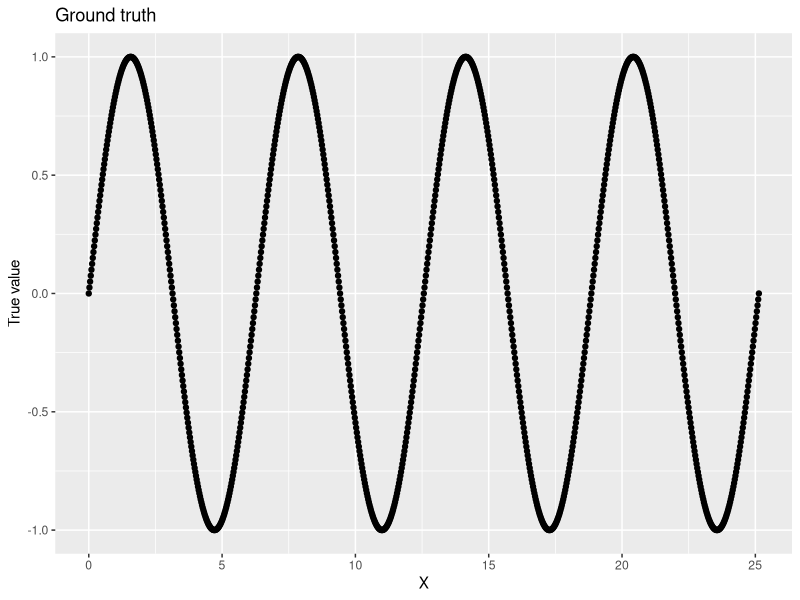
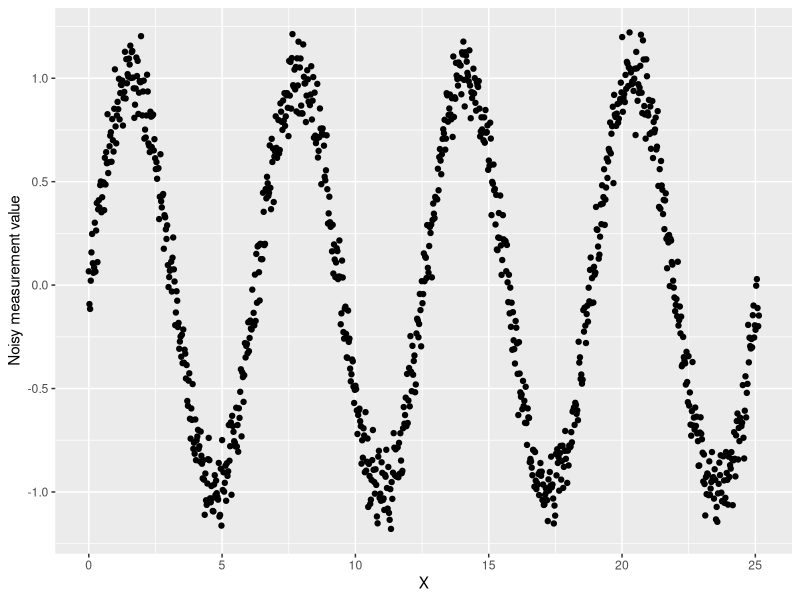
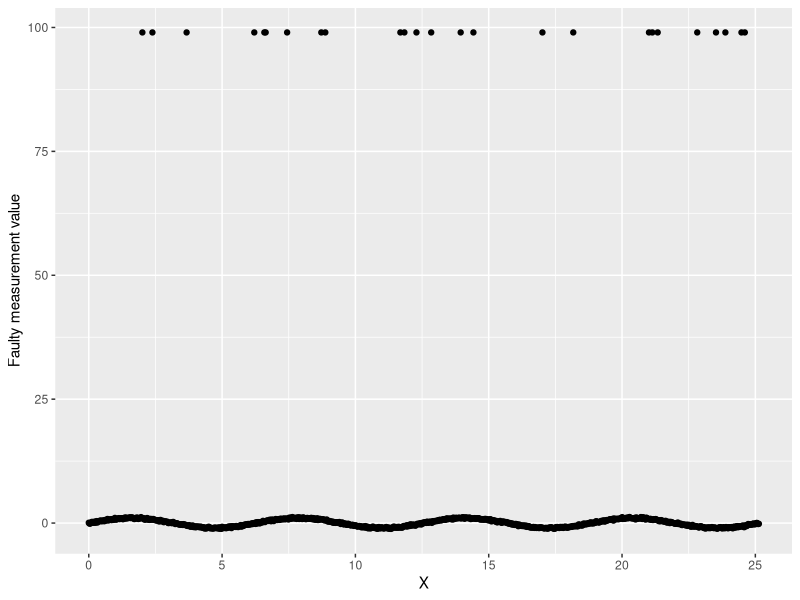
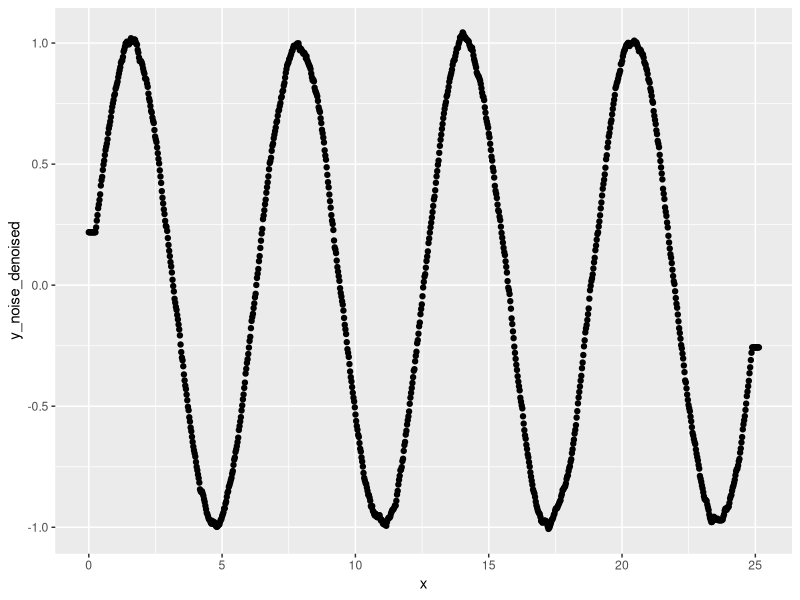
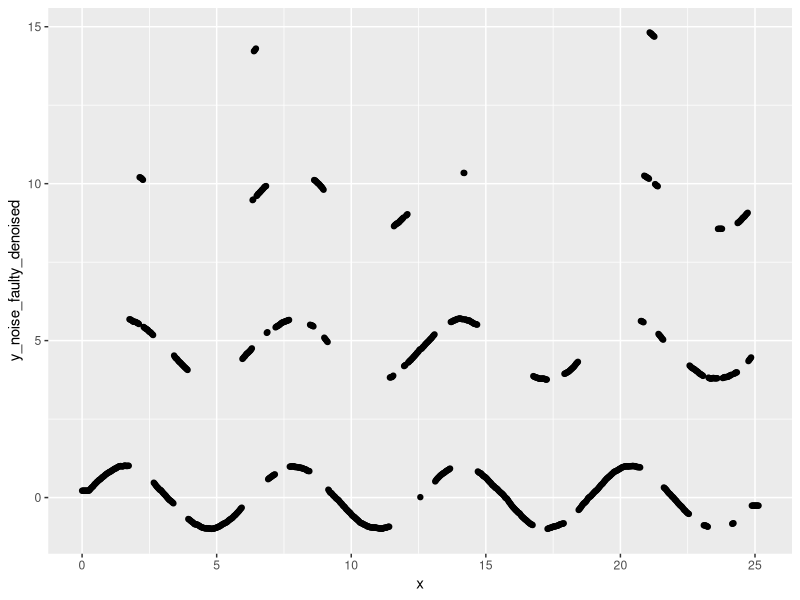
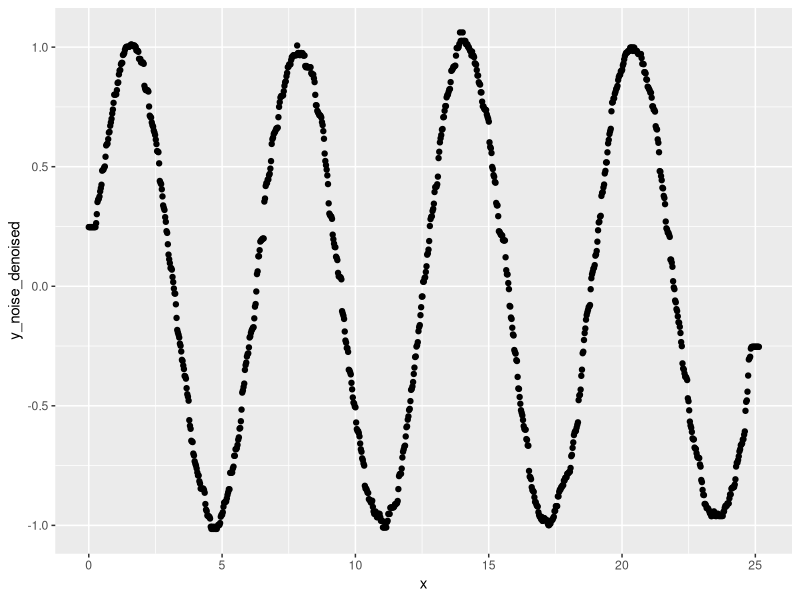
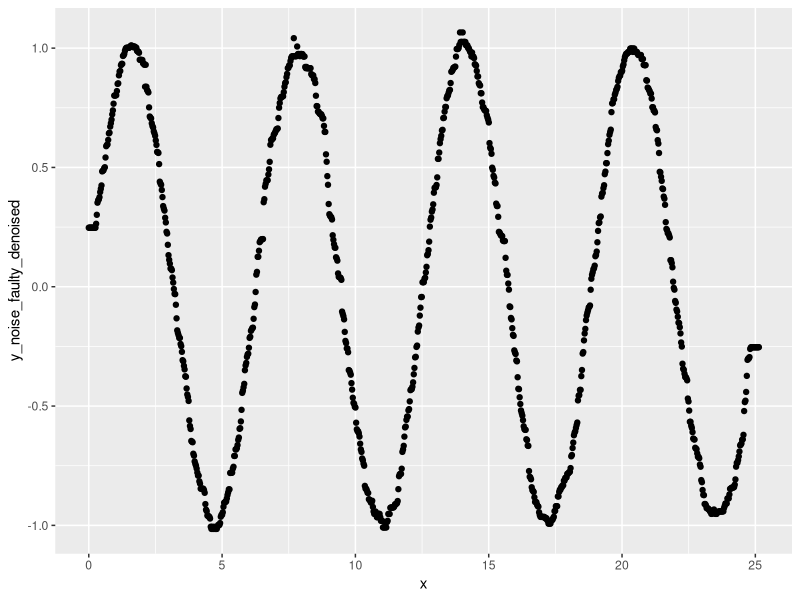

Generate these figures, in order, with R:
## ---- chunk 1
library(tidyverse)
## ---- chunk 2
# Resolution gives the number of measurements in our signal.
resolution <- 1000
# x_range_min gives the minimum x value in our signal.
x_range_min <- 0
# x_range_max gives the maximum x value in our signal.
x_range_max <- (8 * pi)
# Generate our signal x,y:
x <- (seq(from=x_range_min, to=resolution) / resolution) * x_range_max
y <- sin(x)
# Create a data frame
data <- data.frame(x=x, y_true=y)
## ---- chunk 3
ggplot(data, aes(x = x, y = y_true)) +
  geom_point() +
  labs(
    x = "X",
    y = "True value",
    title = "Ground truth"
  )
## ---- chunk 4
# noise_sd controls the level of noise applied to each measurement
noise_sd <- 0.1
data$y_noise <- data$y + rnorm(length(data$y), 0, 0.1)
## ---- chunk 5
ggplot(data, aes(x = x, y = y_noise)) +
  geom_point() +
  labs(
    x = "X",
    y = "Noisy measurement value"
  )
## ---- chunk 6
prob_sensor_failure <- 0.02 # Sensor fails 2% of the time
failure_value <- 99
# "Simulate" when our sensor fails. Use rbinom to flip a biased coin for each object in our data.
data$sensor_failure <- rbinom(nrow(data), 1, prob_sensor_failure)
data$y_noise_faulty <- mapply(
  function(y, fail) {
    if (fail) {
      return(failure_value)
    } else {
      return (y)
    }
  },
  data$y_noise,
  data$sensor_failure
)
## ---- chunk 7
ggplot(data, aes(x = x, y = y_noise_faulty)) +
  geom_point() +
  labs(
    x = "X",
    y = "Faulty measurement value"
  )
## ---- chunk 8
# This function calculates a rolling average over the sequence parameter.
# window_width defines how far the window extends to either side of the each index.
rolling_avg <- function(sequence, window_width=1) {
  avgs <- c()
  for (i in seq_along(sequence)) {
    window <- c(i)
    for (w_i in 1:window_width) {
      left <- i - w_i
      right <- i + w_i

      # Check that our window doesn't walk off the edge of our sequence.
      # If so, extend the other side of the window.
      if (left < 1) {
        left <- (i + window_width) + (abs(1 - left))
      }
      if (right > length(sequence)) {
        right <- (i - window_width) - ((right - length(sequence)) )
      }
      window <- c(window, left)
      window <- c(window, right)
    }
    avgs <- c(avgs, mean( sequence[window] ))
  }
  return(avgs)
}
## ---- chunk 9
window_w <- 10
data$y_noise_denoised <- rolling_avg(
  data$y_noise,
  window_width=window_w
)
ggplot(data, aes(x=x, y=y_noise_denoised)) +
  geom_point()
## ---- chunk 10
window_w <- 10
data$y_noise_faulty_denoised <- rolling_avg(
  data$y_noise_faulty,
  window_width=window_w
)
ggplot(data, aes(x=x, y=y_noise_faulty_denoised)) +
  geom_point()
## ---- chunk 11
# This function calculates a rolling average over the sequence parameter.
# window_width defines how far the window extends to either side of the each index.
median_filter <- function(sequence, window_width=1) {
  avgs <- c()
  for (i in seq_along(sequence)) {
    window <- c(i)
    for (w_i in 1:window_width) {
      left <- i - w_i
      right <- i + w_i

      # Check that our window doesn't walk off the edge of our sequence.
      # If so, extend the other side of the window.
      if (left < 1) {
        left <- (i + window_width) + (abs(1 - left))
      }
      if (right > length(sequence)) {
        right <- (i - window_width) - ((right - length(sequence)) )
      }
      window <- c(window, left)
      window <- c(window, right)
    }
    avgs <- c(avgs, median( sequence[window] ))
  }
  return(avgs)
}
## ---- chunk 12
window_w <- 10
data$y_noise_denoised <- median_filter(
  data$y_noise,
  window_width=window_w
)
ggplot(data, aes(x=x, y=y_noise_denoised)) +
  geom_point()
## ---- chunk 13
window_w <- 10
data$y_noise_faulty_denoised <- median_filter(
  data$y_noise_faulty,
  window_width=window_w
)
ggplot(data, aes(x=x, y=y_noise_faulty_denoised)) +
  geom_point()
